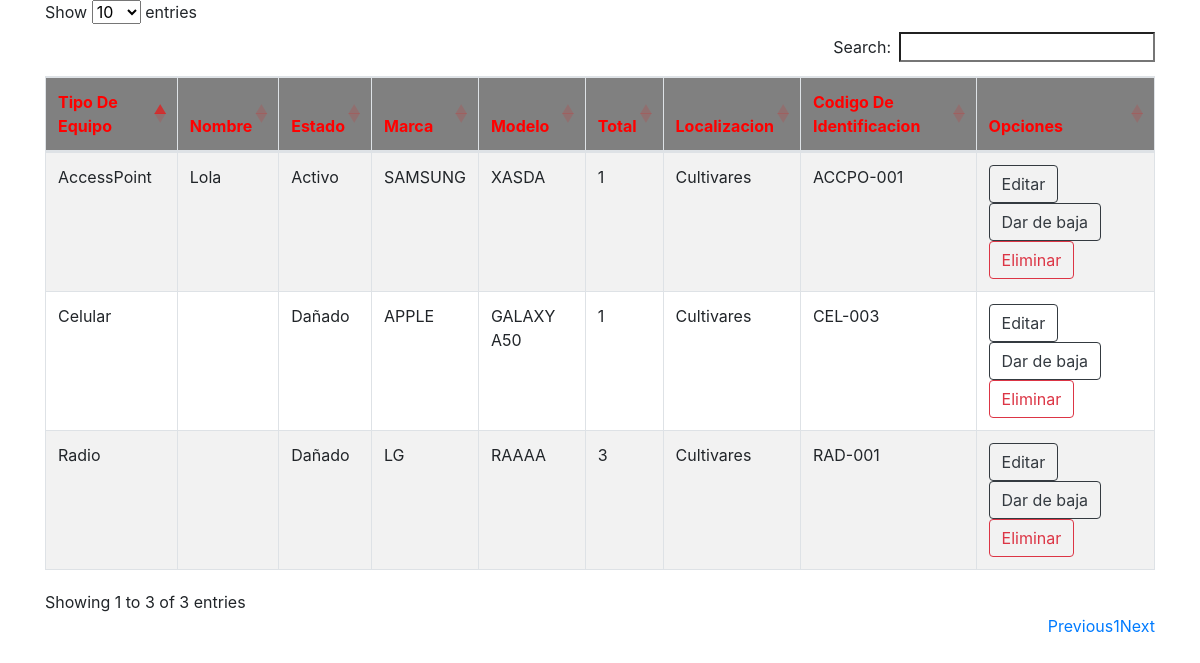
/pagina/PAGINAWEB/lista_detalle_equipo.php, run on the app's committed database.
### tables this page shows
CREATE TABLE `detalles_equipo` (
  `iddetalle_equipo` int(11) NOT NULL,
  `fkequipo` int(11) NOT NULL,
  `nombre_persona` varchar(100) DEFAULT NULL,
  `fkestado` int(11) NOT NULL,
  `fkmarca` int(11) NOT NULL,
  `modelo` varchar(100) DEFAULT NULL,
  `total` int(11) DEFAULT NULL,
  `fklocalizacion` int(11) NOT NULL,
  `codigo_id` varchar(25) NOT NULL,
  `estatus` varchar(1) NOT NULL
);

CREATE TABLE `equipo` (
  `idequipo` int(11) NOT NULL,
  `tipo_equipo` varchar(100) NOT NULL,
  `estatus` varchar(1) NOT NULL DEFAULT '1'
);

CREATE TABLE `estado` (
  `idestado` int(11) NOT NULL,
  `tipo_estado` varchar(100) NOT NULL,
  `estatus` varchar(1) NOT NULL DEFAULT '1'
);

CREATE TABLE `marca` (
  `idmarca` int(11) NOT NULL,
  `nombre_marca` varchar(50) NOT NULL,
  `estatus` varchar(1) NOT NULL DEFAULT '1'
);

CREATE TABLE `localizacion` (
  `idlocalizacion` int(11) NOT NULL,
  `fktipo_empresa` int(11) NOT NULL,
  `nombre` varchar(100) NOT NULL,
  `area` varchar(100) NOT NULL,
  `direccion1` text NOT NULL,
  `direccion2` text,
  `ciudad` varchar(100) NOT NULL,
  `fkestados` int(11) NOT NULL,
  `estatus` varchar(1) DEFAULT '1'
);

### pagina/PAGINAWEB/Clases/clase_equipo.php (called while the page is built, shortened)
<?php
class Equipo{
    function __construct(){
        require_once("conexion.php");
        $this->conexion=new Conexion();
    }
function mostrar_detalles(){
 	$consulta=" SELECT * FROM detalles_equipo de INNER JOIN equipo e ON de.fkequipo=e.idequipo INNER JOIN estado es ON es.idestado=de.fkestado INNER JOIN localizacion l ON l.idlocalizacion=de.fklocalizacion INNER JOIN marca m ON m.idmarca=de.fkmarca";
 		$resultado=$this->conexion->returnConsulta($consulta);
 		return $resultado;
 	}
}
?>

### pagina/PAGINAWEB/conexion.php (called while the page is built, shortened)
<?php
class conexion extends mysqli {
	function returnConsulta($consulta){
		$datos=$this->query($consulta);
		return $datos;
	}
}
?>

### pagina/PAGINAWEB/lista_detalle_equipo.php (the view, shortened to what this page needs)
<?php
require_once("Clases/clase_equipo.php");
$equipo=new Equipo();
$registros=$equipo->mostrar_detalles();
 ?>
 <!DOCTYPE html>
 <html>
 <head>
 	<link rel="stylesheet" type="text/css" href="https://cdn.datatables.net/1.10.25/css/dataTables.bootstrap4.min.css">
 	<link rel="stylesheet" type="text/css" href="https://cdnjs.cloudflare.com/ajax/libs/twitter-bootstrap/4.5.2/css/bootstrap.css">
 </head>
 <body>
 	<div class="container">
 		<table id="example" class="table table-striped table-bordered" style="width:100%">
 			<thead>
 				<th>Tipo De Equipo</th>
 				<th>Nombre</th>
 				<th>Estado</th>
 				<th>Marca</th>
 				<th>Modelo</th>
 				<th>Total</th>
 				<th>Localizacion</th>
 				<th>Codigo De Identificacion</th>
 				<th>Opciones</th>
 			</thead>
 			<tbody>
 				<?php
 					while($fila=mysqli_fetch_array($registros)){
 				 ?>
 				<tr>
 					<td><?=$fila["tipo_equipo"]?></td>
 					<td><?=$fila["nombre_persona"]?></td>
 					<td><?=$fila["tipo_estado"]?></td>
 					<td><?=$fila["nombre_marca"]?></td>
 					<td><?=$fila["modelo"]?></td>
 					<td><?=$fila["total"]?></td>
 					<td><?=$fila["nombre"]?></td>
 					<td><?=$fila["codigo_id"]?></td>
 					<td>
 						<a href="editar_usuario.php?iddetalle_equipo=<?=$fila['iddetalle_equipo']?>"><button class="btn btn-outline-dark">Editar</button></a>
 						<a href="baja_equipo.php?iddetalle_equipo=<?=$fila['iddetalle_equipo']?>"><button class="btn btn-outline-dark">Dar de baja</button></a>
 						<a href="eliminar_equipo.php?iddetalle_equipo=<?=$fila['iddetalle_equipo']?>"><button class="btn btn-outline-danger">Eliminar</button></a>
 					</td>
 				</tr>
 				<?php
 				}
 				 ?>
 			</tbody>
 		</table>
 	</div>
 </body>
 </html>

### pagina/PAGINAWEB/lista_detalle_equipo.php (style rules this page uses)
thead { color: red; }
th { background-color: grey; }

### data on the page
detalles_equipo: fkequipo.tipo_equipo "Celular", fkestado.tipo_estado "Dañado", fkmarca.nombre_marca "APPLE", modelo "GALAXY A50", total "1", fklocalizacion.nombre "Cultivares", codigo "CEL-003"
detalles_equipo: fkequipo.tipo_equipo "AccessPoint", nombre_persona "Lola", fkestado.tipo_estado "Activo", fkmarca.nombre_marca "SAMSUNG", modelo "XASDA", total "1", fklocalizacion.nombre "Cultivares", codigo "ACCPO-001"
detalles_equipo: fkequipo.tipo_equipo "Radio", fkestado.tipo_estado "Dañado", fkmarca.nombre_marca "LG", modelo "RAAAA", total "3", fklocalizacion.nombre "Cultivares", codigo "RAD-001"
